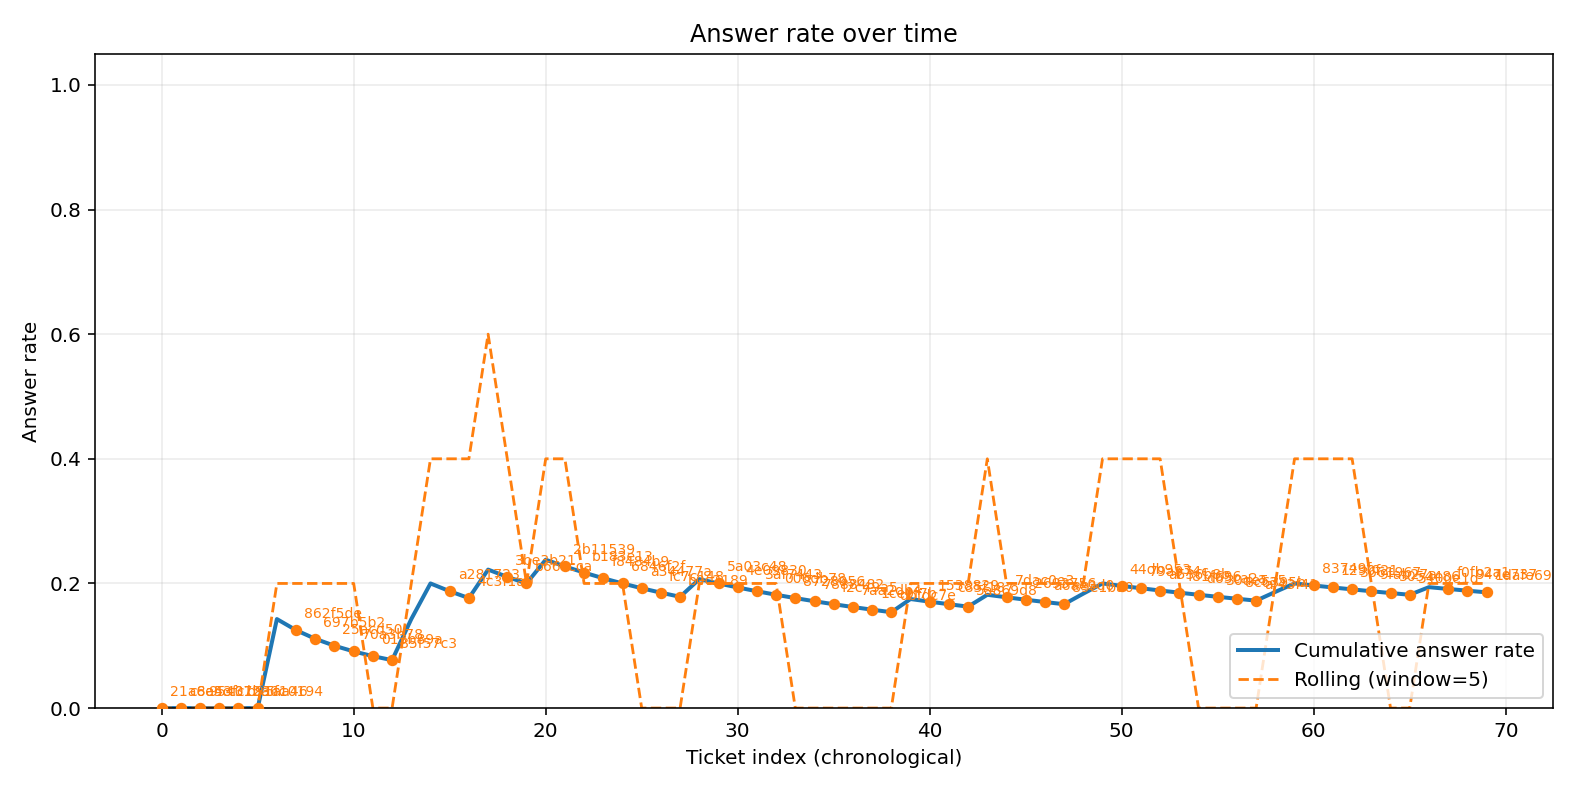

Generate this figure with Python:
"""Render the headline answer-rate-over-time curve."""
from pathlib import Path

import matplotlib

matplotlib.use("Agg")
import matplotlib.pyplot as plt  # noqa: E402
import pandas as pd  # noqa: E402


def render_curve(
    *,
    curve_data_csv: Path,
    out_png: Path,
    title: str = "Answer rate over time",
    window: int = 5,
) -> float:
    """Read curve_data.csv, draw rolling answer rate with SHA annotations.

    Returns the cumulative final answer rate.
    """
    df = pd.read_csv(curve_data_csv)
    df["answered"] = df["can_answer_fully"].astype(int)

    cumulative = df["answered"].cumsum() / (df.index + 1)
    rolling = df["answered"].rolling(window=window, min_periods=1).mean()

    fig, ax = plt.subplots(figsize=(11, 5.5))
    ax.plot(df["ticket_index"], cumulative, label="Cumulative answer rate", linewidth=2)
    ax.plot(
        df["ticket_index"],
        rolling,
        label=f"Rolling (window={window})",
        linewidth=1.4,
        linestyle="--",
    )

    growth = df[df["kb_commit_sha"].notna() & (df["kb_commit_sha"].astype(str) != "")]
    for _, row in growth.iterrows():
        x = row["ticket_index"]
        y = cumulative.iloc[int(x)]
        ax.scatter([x], [y], marker="o", s=22, color="tab:orange", zorder=5)
        ax.annotate(
            str(row["kb_commit_sha"])[:7],
            xy=(x, y),
            xytext=(4, 6),
            textcoords="offset points",
            fontsize=7,
            color="tab:orange",
        )

    ax.set_xlabel("Ticket index (chronological)")
    ax.set_ylabel("Answer rate")
    ax.set_ylim(0, 1.05)
    ax.set_title(title)
    ax.grid(True, alpha=0.25)
    ax.legend(loc="lower right")

    fig.tight_layout()
    fig.savefig(out_png, dpi=144)
    plt.close(fig)

    return float(cumulative.iloc[-1]) if len(cumulative) else 0.0
